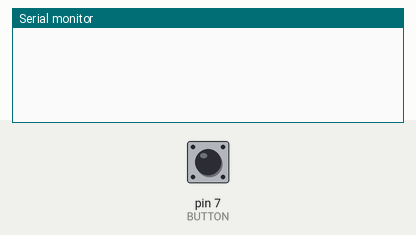
Recording of a sketch running on a simulated Arduino Uno, built with avr-gcc and run on an emulated ATmega328P. Parts: the last lines printed to the serial monitor. The inputs (shaded band) are chosen by the test bench; at power-on: pin 7 (BUTTON) HIGH.

Above: at 1.3 s.
1.4 s: pin 7 (BUTTON) pulled LOW for 0.3 s
At 2.2 s:
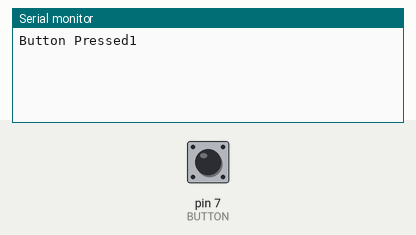
3.2 s: pin 7 (BUTTON) pulled LOW for 1 s
At 5.3 s:
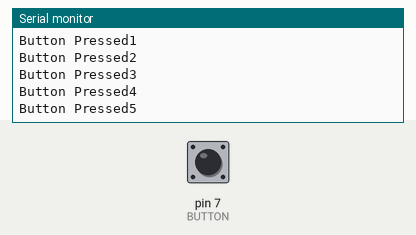
5.7 s: pin 7 (BUTTON) pulled LOW for 0.3 s
At 7.2 s:
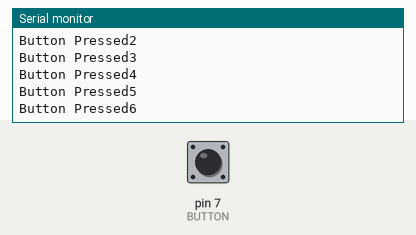
Timing chart, 0 to 8.7 s (numbered marks = the images above; inputs shaded):
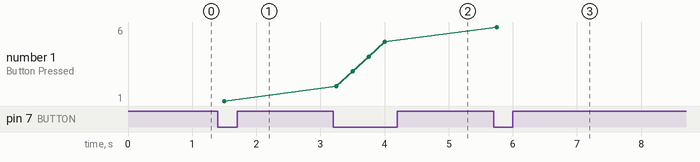

The sketch:

JoystickTest.ino
```cpp
const int X_AXIS = 0;
const int BUTTON = 7;
int i;

void setup() {
  Serial.begin(9600);
  digitalWrite(BUTTON, HIGH);
  i = 0;
}

void loop() {
  if (digitalRead(BUTTON) == LOW) {
    i ++;
    Serial.print("Button Pressed");
    Serial.println(i);
  }
  delay(250);
  }
```

Measured:
- after the input at 1.4 s, the serial monitor: prints a new line after 0.10 s (image 1)
- after the input at 3.2 s, the serial monitor: prints a new line after 0.05 s (image 2)
- after the input at 5.7 s, the serial monitor: prints a new line after 0.05 s (image 3)
- plotted number 1: 1 → 5 after the input at 3.2 s, 5 → 6 after the input at 5.7 s
